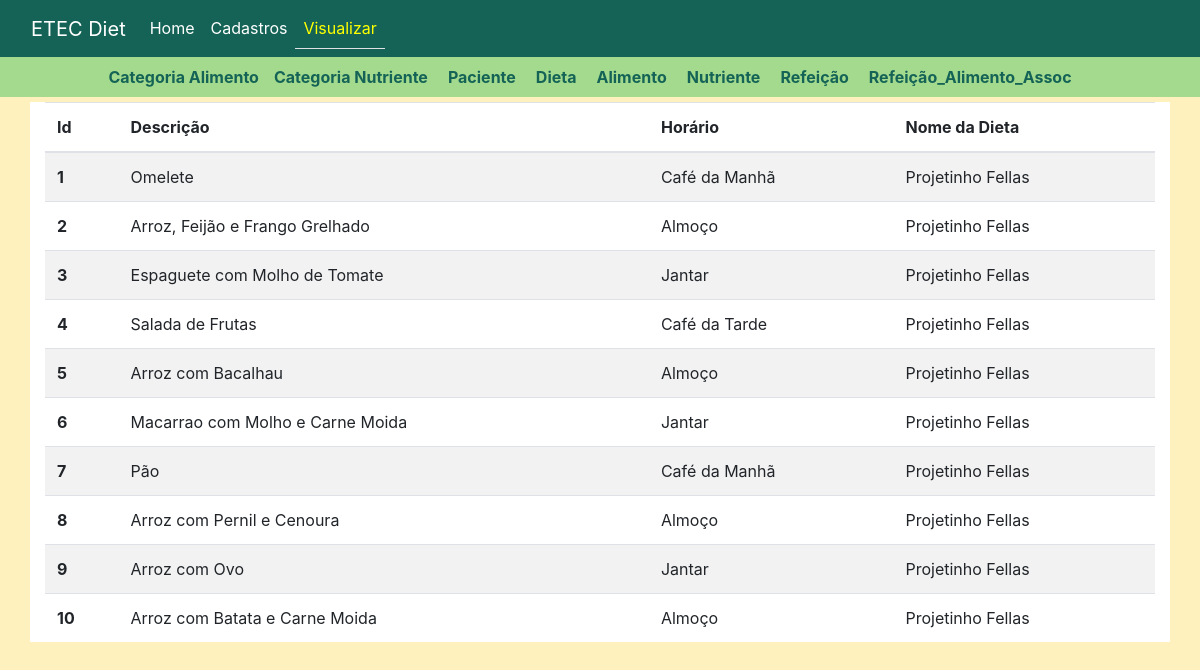
/refeicao, run on the app's committed database.
### tables this page shows
CREATE TABLE `refeicao` (
  `id` int NOT NULL AUTO_INCREMENT,
  `descricao` varchar(50) NOT NULL,
  `horario` varchar(50) NOT NULL,
  `id_dieta` int NOT NULL,
  PRIMARY KEY (`id`),
  KEY `id_dieta` (`id_dieta`),
  CONSTRAINT `refeicao_ibfk_1` FOREIGN KEY (`id_dieta`) REFERENCES `dieta` (`id`)
);

CREATE TABLE `dieta` (
  `id` int NOT NULL AUTO_INCREMENT,
  `descricao` varchar(100) NOT NULL,
  `data_inicio` date NOT NULL,
  `data_fim` date NOT NULL,
  `id_paciente` int NOT NULL,
  PRIMARY KEY (`id`),
  KEY `id_paciente` (`id_paciente`),
  CONSTRAINT `dieta_ibfk_1` FOREIGN KEY (`id_paciente`) REFERENCES `paciente` (`id`)
);

### Controller/RefeicaoController.php (called while the page is built, shortened)
<?php
class RefeicaoController{
    public static function index(){
        $arr_refeicoes = self::listar();
        include 'View/modules/Refeicao/ListarRefeicao.php';
    }
    public static function listar(){
        include 'Model/RefeicaoModel.php';
        $model = new RefeicaoModel();
        $arr_refeicoes = $model->getAll();
        return $arr_refeicoes;
    }
}

### DAO/MySQL.php (called while the page is built, shortened)
<?php
class MySQL extends PDO{
    public $dsn = "mysql:host=localhost;dbname=etec_diet";
    public $user = "root";
    public $pass = "Eduardo@mysql";
    public function __construct()
    {
        return parent::__construct($this->dsn, $this->user, $this->pass);
    }
}

### Model/RefeicaoModel.php (called while the page is built, shortened)
<?php
class RefeicaoModel{
    public function getAll(){
        include 'DAO/RefeicaoDAO.php';
        $dao = new RefeicaoDAO();
        return $dao->getAllRows();
    }
}

### DAO/RefeicaoDAO.php (called while the page is built, shortened)
<?php
class RefeicaoDAO{
    public $conexao;
    public function __construct()
    {
        include_once 'MySQL.php';
        $this->conexao = new MySQL();
    }
    public function getAllRows(){
        $sql = "SELECT r.id as id,
        r.descricao as descricao,
        r.horario as horario,
        d.descricao as nome_dieta
        FROM refeicao r
        JOIN dieta d on d.id = r.id_dieta
     ";
        $stmt = $this->conexao->prepare($sql);
        $stmt->execute();
        return $stmt->fetchAll(PDO::FETCH_CLASS);
    }
}

### View/modules/Refeicao/ListarRefeicao.php (the view, shortened to what this page needs)
<!DOCTYPE html>
<html lang="en">
<head>
    <?php include 'View/includes/css_config.php' ?>
</head>
<body>
    <header>
        <?php include 'View/includes/cabecalho_view.php'?>
    </header>
    <main>
        <div class="container">
            <table class="table table-striped">
                <thead>
                    <tr>
                        <th scope="col">Id</th>
                        <th scope="col">Descrição</th>
                        <th scope="col">Horário</th>
                        <th scope="col">Nome da Dieta</th>
                    </tr>
                </thead>
                <tbody>
                <?php foreach($arr_refeicoes as $refeicoes): ?>
                    <tr>
                        <th scope="row"><?=$refeicoes->id?></th>
                        <td><?=$refeicoes->descricao?></td>
                        <td><?=$refeicoes->horario?></td>
                        <td><?=$refeicoes->nome_dieta?></td>
                    </tr>
                <?php endforeach?>
                </tbody>
            </table>
        </div>
    </main>
</body>
</html>

### View/modules/Refeicao/ListarRefeicao.php (style rules this page uses)
main { padding: 5px; }
body { background-color: #FFF1BD; }
.container { background-color: white; }

### data on the page
refeicao: id "1", descricao "Omelete", horario "Café da Manhã", id_dieta.descricao "Projetinho Fellas"
refeicao: id "2", descricao "Arroz, Feijão e Frango Grelhado", horario "Almoço", id_dieta.descricao "Projetinho Fellas"
refeicao: id "3", descricao "Espaguete com Molho de Tomate", horario "Jantar", id_dieta.descricao "Projetinho Fellas"
refeicao: id "4", descricao "Salada de Frutas", horario "Café da Tarde", id_dieta.descricao "Projetinho Fellas"
refeicao: id "5", descricao "Arroz com Bacalhau", horario "Almoço", id_dieta.descricao "Projetinho Fellas"
refeicao: id "6", descricao "Macarrao com Molho e Carne Moida", horario "Jantar", id_dieta.descricao "Projetinho Fellas"
refeicao: id "7", descricao "Pão", horario "Café da Manhã", id_dieta.descricao "Projetinho Fellas"
refeicao: id "8", descricao "Arroz com Pernil e Cenoura", horario "Almoço", id_dieta.descricao "Projetinho Fellas"
refeicao: id "9", descricao "Arroz com Ovo", horario "Jantar", id_dieta.descricao "Projetinho Fellas"
refeicao: id "10", descricao "Arroz com Batata e Carne Moida", horario "Almoço", id_dieta.descricao "Projetinho Fellas"
